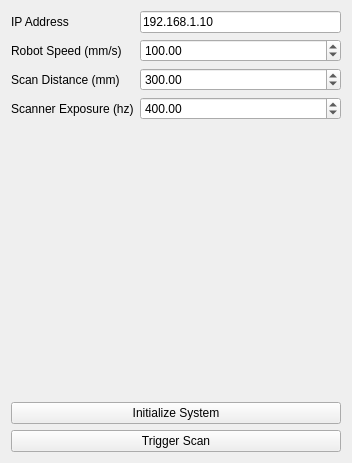
<?xml version="1.0" encoding="UTF-8"?>
<ui version="4.0">
 <class>GocatorLineScanner</class>
 <widget class="QWidget" name="GocatorLineScanner">
  <property name="geometry">
   <rect>
    <x>0</x>
    <y>0</y>
    <width>352</width>
    <height>463</height>
   </rect>
  </property>
  <property name="windowTitle">
   <string>Form</string>
  </property>
  <layout class="QVBoxLayout" name="verticalLayout">
   <item>
    <layout class="QFormLayout" name="formLayout">
     <item row="1" column="0">
      <widget class="QLabel" name="label">
       <property name="text">
        <string>Robot Speed (mm/s)</string>
       </property>
      </widget>
     </item>
     <item row="1" column="1">
      <widget class="QDoubleSpinBox" name="robot_speed_double_spin_box">
       <property name="maximum">
        <double>1000000000000000019884624838656.000000000000000</double>
       </property>
       <property name="value">
        <double>100.000000000000000</double>
       </property>
      </widget>
     </item>
     <item row="2" column="0">
      <widget class="QLabel" name="label_2">
       <property name="text">
        <string>Scan Distance (mm)</string>
       </property>
      </widget>
     </item>
     <item row="2" column="1">
      <widget class="QDoubleSpinBox" name="scan_distance_double_spin_box">
       <property name="maximum">
        <double>9999999999999.990234375000000</double>
       </property>
       <property name="value">
        <double>300.000000000000000</double>
       </property>
      </widget>
     </item>
     <item row="0" column="0">
      <widget class="QLabel" name="label_3">
       <property name="text">
        <string>IP Address</string>
       </property>
      </widget>
     </item>
     <item row="0" column="1">
      <widget class="QLineEdit" name="ip_address_line_edit">
       <property name="text">
        <string>192.168.1.10</string>
       </property>
      </widget>
     </item>
     <item row="3" column="0">
      <widget class="QLabel" name="label_4">
       <property name="text">
        <string>Scanner Exposure (hz)</string>
       </property>
      </widget>
     </item>
     <item row="3" column="1">
      <widget class="QDoubleSpinBox" name="scanner_exposure_double_spin_box">
       <property name="maximum">
        <double>9999999.990000000223517</double>
       </property>
       <property name="value">
        <double>400.000000000000000</double>
       </property>
      </widget>
     </item>
    </layout>
   </item>
   <item>
    <widget class="QPushButton" name="init_system_push_button">
     <property name="text">
      <string>Initialize System</string>
     </property>
    </widget>
   </item>
   <item>
    <widget class="QPushButton" name="trigger_scan_push_button">
     <property name="text">
      <string>Trigger Scan</string>
     </property>
    </widget>
   </item>
  </layout>
 </widget>
 <resources/>
 <connections/>
</ui>
